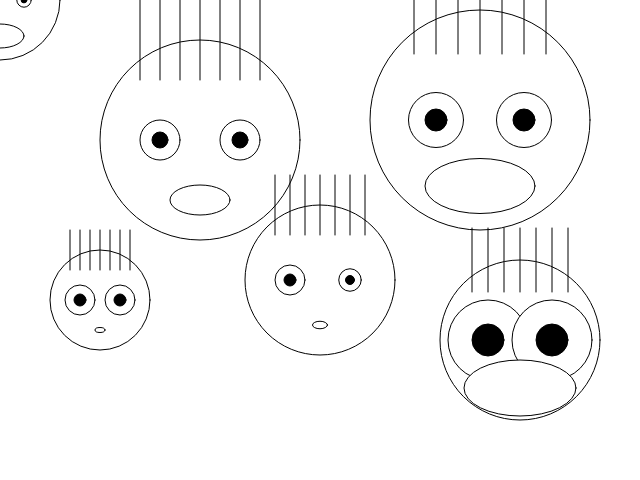
Frame 1 (no input)
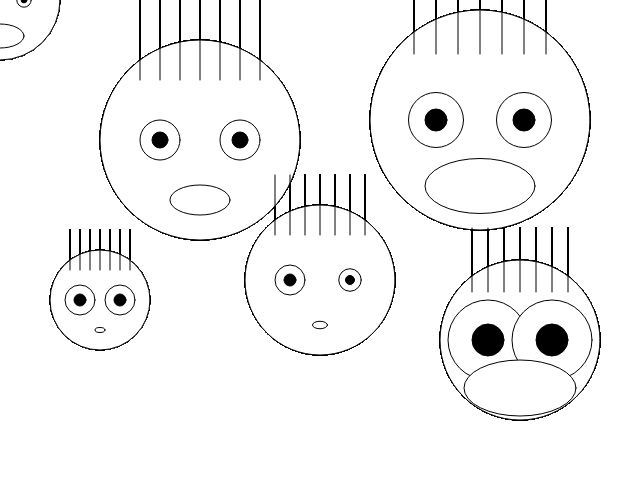
Frame 60 (no input)
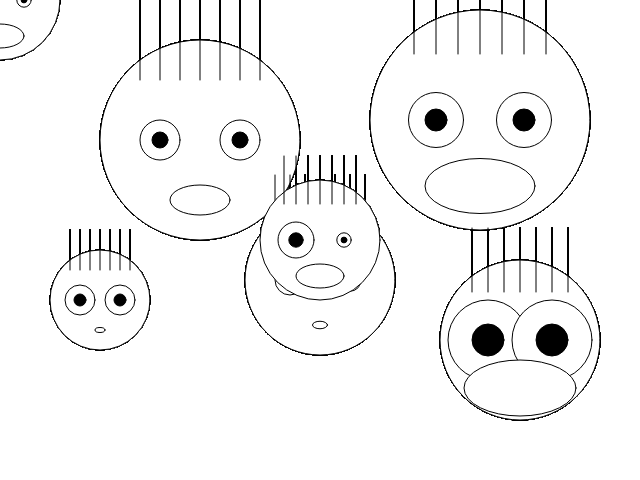
Frame 120 (the mouse pressed at the canvas centre since frame 60)

The p5.js sketch that drew these frames (run headless with seeded random() and noise() and a simulated clock; from frame 60 on, the mouse is pressed at the canvas centre):

// p5.js sketch
// ── sketch.js
// 函数setup() : 准备阶段
function setup() {
	// 创建画布，宽度640像素，高度480像素
	// 画布的坐标系统为，左上角坐标为（0，0），
	// x方向水平向右，y方向垂直向下，单位像素
	createCanvas(640,480);
}

// 函数draw()：作画阶段
function draw() {	
	// 在五个固定位置画5个不同的懵逼脸
	drawConfuseFace(200,140,200,0.3,0.2,0.2);	
	drawConfuseFace(320,280,150,0.1,0.2,0.15);
	drawConfuseFace(100,300,100,0.1,0.3,0.3);
	drawConfuseFace(480,120,220,0.5,0.25,0.25);
	drawConfuseFace(520,340,160,0.7,0.5,0.5);

	// 在鼠标位置画一个懵逼脸
	drawConfuseFace(mouseX,mouseY,120,0.4,0.3,0.12);
}

// 画懵逼脸
function drawConfuseFace(
	posX, posY,  // 脸部中心位置
	faceSize,  // 脸部尺寸
	scaleMouth,  // 嘴巴尺度比例，相对于脸部尺寸
	scaleLEye,  // 左眼尺度比例， 相对于脸部尺寸
	scaleREye) // 右眼尺度比例， 相对于脸部尺寸
{
	//  -------------- 1 画脸 --------------- 
	fill(255);// 填充白色
	ellipse(posX,posY,faceSize,faceSize);// 圆圈
	
	//  -------------- 2 画眼睛 --------------- 
	// 2.1 计算眼睛相对于脸中心点的偏移量
	var EyeOffsetX = 0.2 * faceSize; // 眼睛横向偏移量为脸部尺寸的0.2倍
	var EyeOffsetY = 0 * faceSize; // 眼睛纵向偏移量为脸部尺寸的0倍

	// 2.2 计算眼睛尺寸
	// 左右眼尺寸
	var LEyeSize = faceSize * scaleLEye; 
	var REyeSize = faceSize * scaleREye;
	// 左右眼珠尺寸
	var LIrisSize = LEyeSize * 0.4;
	var RIrisSize = REyeSize * 0.4;
	
	// 2.2 画出左眼	
	fill(255);// 填充白色
	ellipse(
		posX-EyeOffsetX, // 脸的中心位置向左偏移EyeOffsetX
		posY+EyeOffsetY, // 脸的中心位置向下偏移EyeOffsetY
		LEyeSize,
		LEyeSize);
	
	// 2.3 画出右眼	
	fill(255);// 填充白色
	ellipse(
		posX+EyeOffsetX,
		posY+EyeOffsetY,
		REyeSize,
		REyeSize); 	
	
	// 5 左眼珠
	fill(0);// 填充黑色	
	ellipse(
		posX-EyeOffsetX, // 位置与左眼一样
		posY+EyeOffsetY,
		LIrisSize, // 尺寸则采用比左眼小的尺寸
		LIrisSize);
	
	// 6 右眼珠
	fill(0);// 填充黑色	
	ellipse(
		posX+EyeOffsetX,
		posY+EyeOffsetY,
		RIrisSize,
		RIrisSize);	
	
	//  -------------- 3 画嘴巴 ---------------
	// 3.1 计算嘴巴相对于脸部中心位置的偏移量
	var MouthOffsetX = 0.0;
	var MouthOffsetY = 0.3*faceSize;

	// 3.2 计算嘴巴尺寸
	var MouthWidth = faceSize * scaleMouth;
	var MouthHeight = MouthWidth/2.0;
	
	// 3.3 画出嘴巴
	fill(255); // 填充白色
	ellipse(
		posX + MouthOffsetX,
		posY + MouthOffsetY,
		MouthWidth,
		MouthHeight);	
	
	//  -------------- 4 画头发 --------------- 	
	drawOneHair(posX,posY,faceSize,-0.3);
	drawOneHair(posX,posY,faceSize,-0.2);
	drawOneHair(posX,posY,faceSize,-0.1);
	drawOneHair(posX,posY,faceSize,0);
	drawOneHair(posX,posY,faceSize,0.1);
	drawOneHair(posX,posY,faceSize,0.2);
	drawOneHair(posX,posY,faceSize,0.3);
}

// 绘制一根头发
function drawOneHair(
	faceX,faceY, // 脸的中心位置
	faceSize, // 脸的尺寸
	offsetXOnFaceSize) // 头发X坐标的的偏移量，以脸部尺寸为单位尺寸
{
	// ------------- 1 计算尺寸和位置 ---------//
	// 头发相对脸部中心的Y偏移量
	var HairOffsetY = faceSize * 0.3;	
	// 计算X偏移量
	var offsetX = offsetXOnFaceSize * faceSize;
	// 头发长度
	var HairLength = faceSize * 0.4;

	// --------------- 2 画头发 ---------------//
	line(
		faceX - offsetX,
		faceY - HairOffsetY,
		faceX - offsetX,
		faceY - (HairOffsetY + HairLength) );
}
